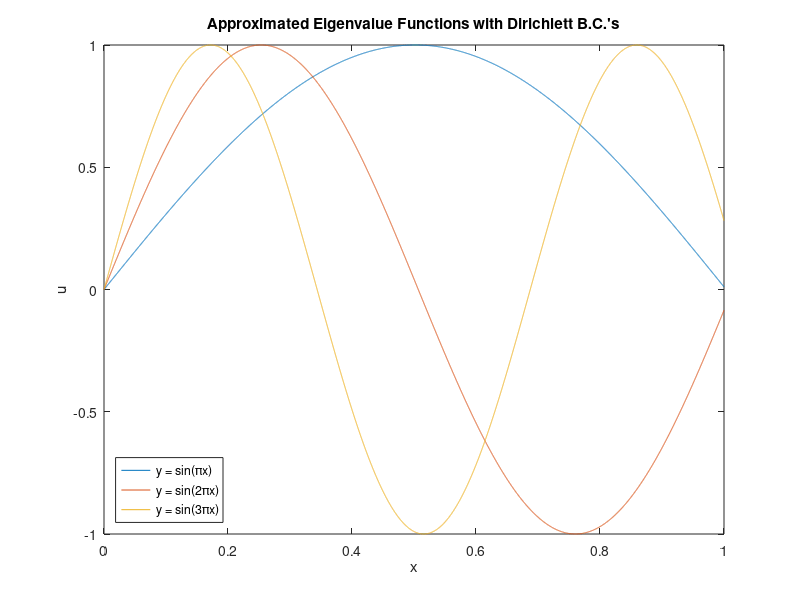

Write MATLAB code to recreate this figure.
%Stephanie Klumpe
%Midterm
%Problem 1
%Part a
%Using finite differences to solve an eigenvalue problem posed in the form
%of a second order ODE u''=lambda*u
clear;
close all;
clc;
fprintf('Problem 1\n')
fprintf('Part a\n');
n=10;%n=25; %n=50;
x=linspace(0,1,10000);
h=1/(n+1);
A=full(gallery('tridiag',n,1,-2,1));
mu=eig(A)/h^2
E=[];
for i=1:n
    eval=-(i*pi)^2;
    E=[eval,E];
end
fprintf('The true eigenvalues are:\n');
disp(E')
figure
for j=0:2
    mj=-mu(n-j);
    utrue=sin(sqrt(mj)*x);
    plot(x,utrue);
    hold on
end
hold off
title('Approximated Eigenvalue Functions with Dirichlett B.C.''s');
xlabel('x');
ylabel('u');
legend({'y = sin(\pix)','y = sin(2\pix)','y = sin(3\pix)'},'Location','southwest')